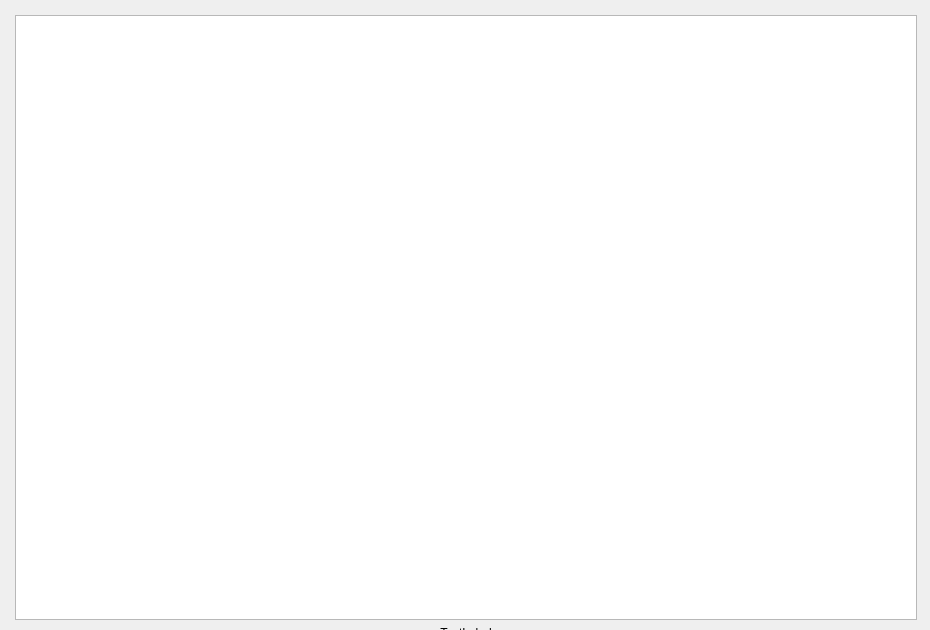
<?xml version="1.0" encoding="UTF-8"?>
<ui version="4.0">
 <class>PlannerViewer</class>
 <widget class="QWidget" name="PlannerViewer">
  <property name="geometry">
   <rect>
    <x>0</x>
    <y>0</y>
    <width>930</width>
    <height>630</height>
   </rect>
  </property>
  <property name="windowTitle">
   <string>Planner Viewer</string>
  </property>
  <widget class="QWidget" name="verticalLayoutWidget">
   <property name="geometry">
    <rect>
     <x>15</x>
     <y>15</y>
     <width>902</width>
     <height>625</height>
    </rect>
   </property>
   <layout class="QVBoxLayout" name="verticalLayout">
    <item>
     <widget class="QGraphicsView" name="planner_viewer">
      <property name="minimumSize">
       <size>
        <width>900</width>
        <height>600</height>
       </size>
      </property>
      <property name="sizeIncrement">
       <size>
        <width>6</width>
        <height>4</height>
       </size>
      </property>
      <property name="baseSize">
       <size>
        <width>900</width>
        <height>600</height>
       </size>
      </property>
      <property name="acceptDrops">
       <bool>false</bool>
      </property>
      <property name="verticalScrollBarPolicy">
       <enum>Qt::ScrollBarAlwaysOff</enum>
      </property>
      <property name="horizontalScrollBarPolicy">
       <enum>Qt::ScrollBarAlwaysOff</enum>
      </property>
      <property name="backgroundBrush">
       <brush brushstyle="NoBrush">
        <color alpha="255">
         <red>0</red>
         <green>255</green>
         <blue>0</blue>
        </color>
       </brush>
      </property>
      <property name="interactive">
       <bool>false</bool>
      </property>
      <property name="cacheMode">
       <set>QGraphicsView::CacheNone</set>
      </property>
      <property name="viewportUpdateMode">
       <enum>QGraphicsView::FullViewportUpdate</enum>
      </property>
     </widget>
    </item>
    <item alignment="Qt::AlignHCenter">
     <widget class="QLabel" name="label">
      <property name="text">
       <string>TextLabel</string>
      </property>
      <property name="alignment">
       <set>Qt::AlignCenter</set>
      </property>
     </widget>
    </item>
   </layout>
  </widget>
 </widget>
 <resources/>
 <connections/>
</ui>
